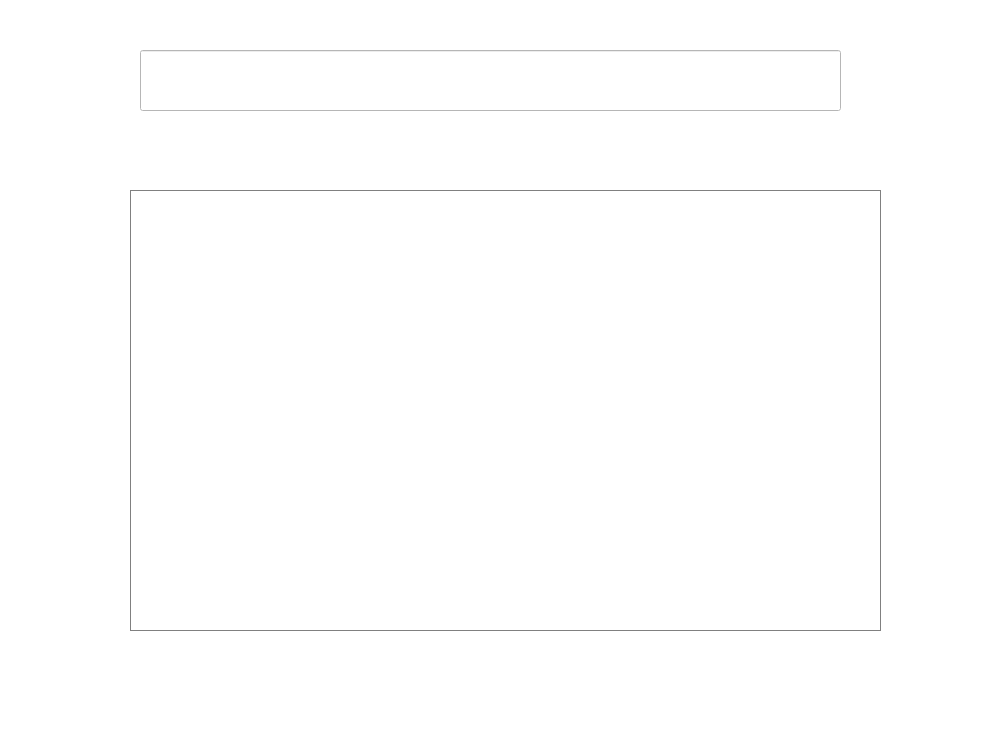
<?xml version="1.0" encoding="UTF-8"?>
<ui version="4.0">
 <class>timkiemmasach</class>
 <widget class="QDialog" name="timkiemmasach">
  <property name="geometry">
   <rect>
    <x>0</x>
    <y>0</y>
    <width>1000</width>
    <height>750</height>
   </rect>
  </property>
  <property name="windowTitle">
   <string>Dialog</string>
  </property>
  <widget class="QWidget" name="widget" native="true">
   <property name="geometry">
    <rect>
     <x>0</x>
     <y>0</y>
     <width>1001</width>
     <height>751</height>
    </rect>
   </property>
   <property name="styleSheet">
    <string notr="true">background-color: rgb(255, 255, 255);</string>
   </property>
   <widget class="QLineEdit" name="lineEdit">
    <property name="geometry">
     <rect>
      <x>140</x>
      <y>50</y>
      <width>701</width>
      <height>61</height>
     </rect>
    </property>
    <property name="styleSheet">
     <string notr="true">color: rgb(0, 0, 0);
background-color: rgb(255, 255, 255);
border-color: rgb(0, 0, 0);</string>
    </property>
    <property name="text">
     <string/>
    </property>
   </widget>
   <widget class="QTableWidget" name="tableWidget">
    <property name="geometry">
     <rect>
      <x>130</x>
      <y>190</y>
      <width>751</width>
      <height>441</height>
     </rect>
    </property>
    <property name="styleSheet">
     <string notr="true">border: 1px solid gray;
color: black;</string>
    </property>
   </widget>
  </widget>
 </widget>
 <resources/>
 <connections/>
</ui>
